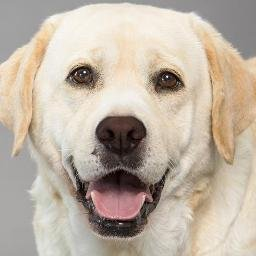
#> input picture notebooks/dog.jpeg, 256 x 256 px
$ jupyter execute computervision_basics.ipynb
#> lines starting #> are read from the running program, lines starting #| are printed output that depends on the picture; long printed decimals are rounded
<h3> Computer Vision building blocks </h3>
<p> I intend to use this notebook to implement the basic building blocks of all computer vision algorithms. I feel like I often forget what an implementation for a convolution looks like, or what erosion/dilation actually do under the hood. I hope to implement some of these building blocks here and use it as a reference to come back to, whenever I need to refresh certain concepts. </p>

<h4> Convolution </h4>

[cell 1]
import numpy as np
import cv2
import math
np.set_printoptions(suppress=True)  # suppress scientific notation

[cell 2]
def convolution(input_matrix, conv_filter, stride=1, padding='valid'):
    """
    Slide the conv_filter over input matrix
    and do element-wise multiplication
    """
    output_height = output_width = len(input_matrix) - len(conv_filter) + 1
    output = np.zeros((output_height, output_width))
    for i in range(0, output_height):
        for j in range(0, output_width):
            temp_output = input_matrix[i:i+len(conv_filter), j:j+len(conv_filter)] * conv_filter  # element-wise
            output[i][j] = np.sum(temp_output)

    return output

[cell 3]
def max_pooling(input_matrix, pool_size, stride=1):
#> called with pool_size = 2, stride = 1
    output_height = output_width = (len(input_matrix) - pool_size)//2 + 1
    output = np.zeros((output_height, output_width))
    for i in range(0, output_height):
        for j in range(0, output_width):
            if i == 0 and j == 0:
                output[i][j] = np.max(input_matrix[i:i + pool_size, j:j + pool_size])
            elif i == 0 and j > 0:
                output[i][j] = np.max(input_matrix[i:i + pool_size, j + stride:j + stride + pool_size])
            elif i > 0 and j == 0:
                output[i][j] = np.max(input_matrix[i + stride:i + stride + pool_size, j:j + pool_size])
            else: # i > 0 and j > 0
                output[i][j] = np.max(input_matrix[i + stride:i + stride + pool_size, j + stride:j + stride + pool_size])

    return output

[cell 4]
A = np.array([[1, 2, 3, 4], [5, 6, 7, 8], [9, 10, 11, 12], [13, 14, 15, 16]])
arr = np.random.randint(0, 100, (28, 28))
conv_filter = np.array([[1, 1], [1, 1]])
# convolution(A, conv_filter)
max_pooling(arr, pool_size=2, stride=1)

[cell 5]
arr = np.random.randint(0, 100, (4, 4))
arr[0:2, 0:2]

<h4> Geometry </h4>
<p>
    Projective space: An extension of Euclidean space in which two lines always meet at a point.
</p>

<h4> Distance metrics </h4>

<h4> Image transformation </h4>
References: <br>
https://docs.opencv.org/3.4/d4/d61/tutorial_warp_affine.html <br>
https://docs.opencv.org/4.x/dd/d52/tutorial_js_geometric_transformations.html

[cell 6]
def get_rotation_matrix(img_center, degrees, scale):
    alpha = scale * math.cos(math.radians(degrees))  # cos(theta)
    beta = scale * math.sin(math.radians(degrees))   # sin(theta)
    return np.array([[alpha, beta, (1 - alpha) * center[0] - beta * center[1]],
                             [-beta, alpha, beta * center[0] + (1 - alpha) * center[1]]])

[cell 7]
def get_unscaled_rotation_matrix(degrees):
    sin_theta = math.cos(math.radians(degrees))
    cos_theta = math.sin(math.radians(degrees))
    return np.array([[cos_theta, -sin_theta], [sin_theta, cos_theta]])

[cell 8]
img = cv2.imread('dog.jpeg')
#> img is the input picture: shape (256, 256, 3); mean B, G, R 163.7, 178.2, 190.7
center = (img.shape[0] // 2, img.shape[1] // 2)
#> center = (128, 128)
degrees = 45
scale = 1.0
rot_mat = cv2.getRotationMatrix2D(center, degrees, scale)
print('OpenCV rotation matrix')
print(rot_mat)
#| [[  0.7071   0.7071 -53.019]
#|  [ -0.7071   0.7071 128.        ]]
rot_mat = get_rotation_matrix(center, degrees, scale)
print('My rotation matrix')
print(rot_mat)
#| [[  0.7071   0.7071 -53.019]
#|  [ -0.7071   0.7071 128.        ]]
print('Unscaled rotation matrix')
rot_mat = get_unscaled_rotation_matrix(degrees)
print(rot_mat)

[cell 9]
# Rotate an image 90 degrees
def rotate(img, degrees, scale):
#> called with img = 'dog.jpeg', degrees = -45, scale = 1
    img = cv2.imread(img)
    center = (img.shape[0] // 2, img.shape[1] // 2)
#> center = (128, 128)
    rotation_matrix = cv2.getRotationMatrix2D(center, degrees, scale)
    rotated_img = cv2.warpAffine(img, rotation_matrix, (img.shape[0], img.shape[1]))
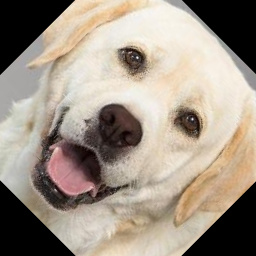
#> rotated_img: shape (256, 256, 3); mean B, G, R 134.4, 147.8, 159.6
    cv2.imwrite('rotated_img.jpg', rotated_img)
    return rotated_img
